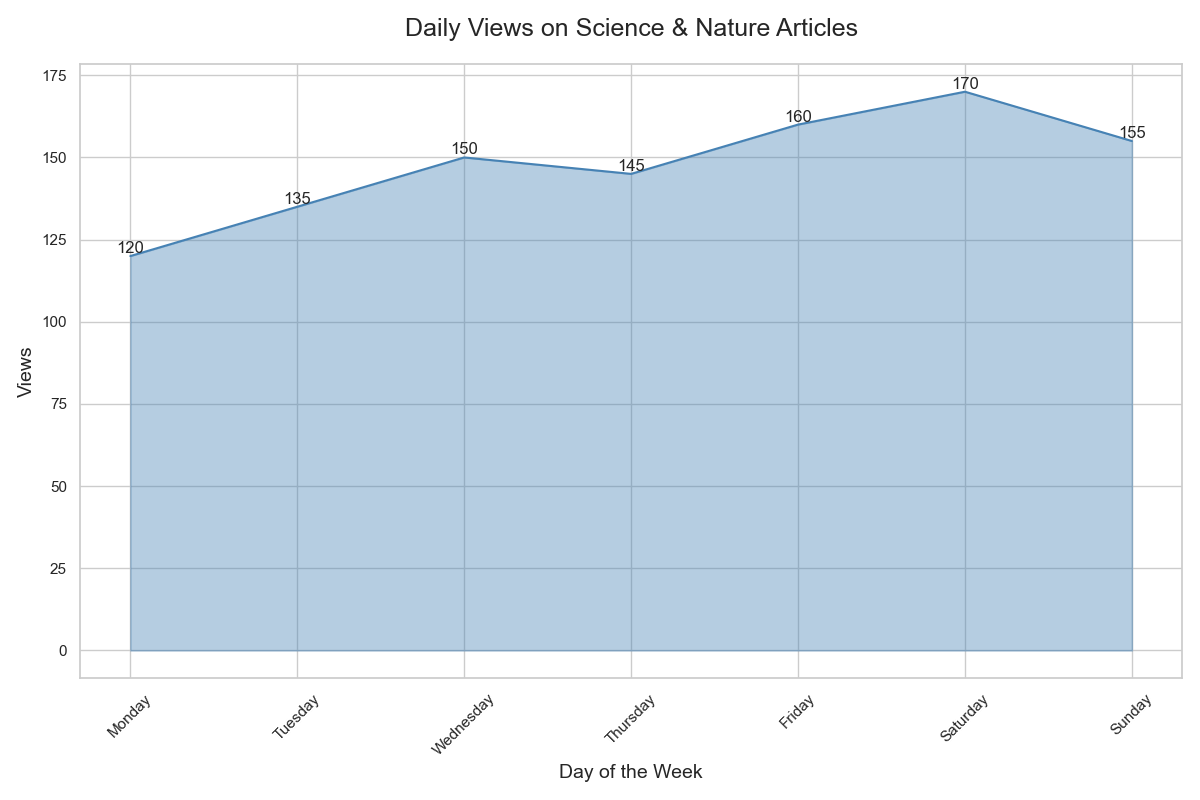

Here is the Python script that generated this plot:

import pandas as pd
import seaborn as sns
import matplotlib.pyplot as plt

# Data
data = {
    'Day': ['Monday', 'Tuesday', 'Wednesday', 'Thursday', 'Friday', 'Saturday', 'Sunday'],
    'Category': ['Science & Nature'] * 7,
    'Views': [120, 135, 150, 145, 160, 170, 155]
}

df = pd.DataFrame(data)

# Define the color palette as an array of hex color codes
colors = ["#4682B4"]

# Plotting the area chart
plt.figure(figsize=(12, 8))  # Changed the width and height of the chart
ax = sns.lineplot(x='Day', y='Views', data=df, color=colors[0])
ax.fill_between(df['Day'], df['Views'], color=colors[0], alpha=0.4)

# Annotations
for i, point in df.iterrows():
    ax.text(point['Day'], point['Views'], str(point['Views']), 
            ha='center', va='bottom')

# Customizing with a title and labels
ax.set_title('Daily Views on Science & Nature Articles', fontsize=18, pad=20)
ax.set_xlabel('Day of the Week', fontsize=14)
ax.set_ylabel('Views', fontsize=14)

plt.xticks(rotation=45)
plt.tight_layout()
plt.show()
